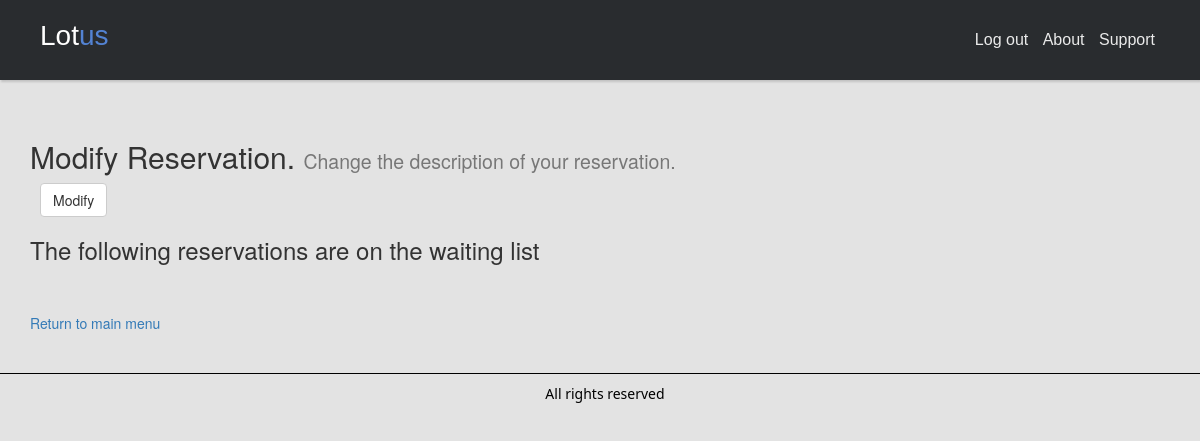
The app's page /modify_reservation.php (signed in), older data.
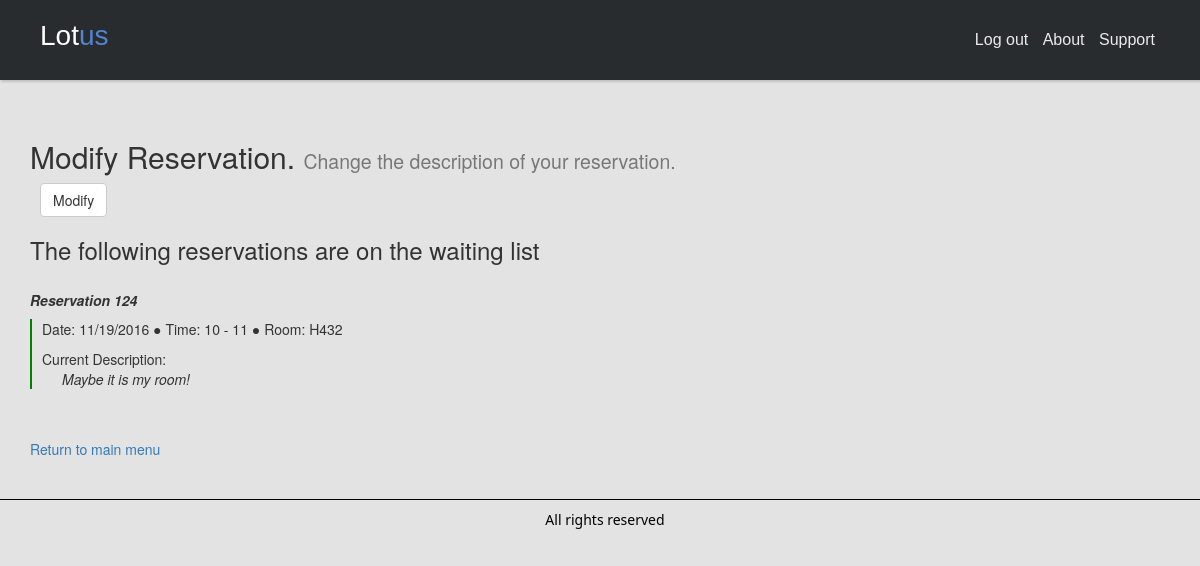
The same page, newer data.
### tables this page shows
CREATE TABLE Reservation(
  id INT (10) NOT NULL AUTO_INCREMENT,
  roomID VARCHAR (10) NOT NULL,
  loginID VARCHAR (25) NOT NULL,
  description VARCHAR (200) NOT NULL,
 
  FOREIGN KEY(roomID) REFERENCES Room(roomNumber)
      ON DELETE CASCADE
      ON UPDATE CASCADE,
  FOREIGN KEY(loginID) REFERENCES Login(userName)
      ON DELETE CASCADE
      ON UPDATE CASCADE,
  PRIMARY KEY(id)
);

CREATE TABLE TimeSlot(
  Tid INT (10) NOT NULL AUTO_INCREMENT,
  StartTime VARCHAR(10) NOT NULL,
  EndTime VARCHAR(10) NOT NULL,
  date VARCHAR (11) NOT NULL,
  ReservationID INT (10) NOT NULL,
  PRIMARY KEY(Tid),
  FOREIGN KEY(ReservationID) REFERENCES Reservation(id)
        ON DELETE CASCADE
        ON UPDATE CASCADE
);

### action_viewUserReservation.php (called while the page is built, shortened)
<?php
    include_once ('objects/WaitList.php');
    $user = $_SESSION['login_user'];
    $waitList = new WaitList();
    $waitList->updateWaitListByUser($user);
    $waitList_reservation = $waitList->getCalendar();
?>

### objects/WaitList.php (called while the page is built, shortened)
<?php
include_once (__DIR__.'/../connection.php');
include_once (__DIR__.'/TimeSlot.php');
include_once (__DIR__.'/Reservation.php');
class WaitList{
    private $reservations = [];
    public function updateWaitListByUser($user){
        $con = new Connection();
        $sql = "SELECT * FROM reservation
                    INNER JOIN timeslot ON reservation.id = timeslot.ReservationID
                    INNER JOIN waitList ON reservation.id = waitList.ReservationID
                    WHERE reservation.loginID='$user'";
        $con->setQuery($sql);
        $con->executeQuery();
        $result = $con->getResult();
        if ($result->num_rows > 0) {
            while($row = $result->fetch_assoc()) {
                $timeSlot = new TimeSlot($row["StartTime"],$row["EndTime"],$row["date"]);
                $reservation = new Reservation($row["roomID"],$timeSlot,$row["loginID"],$row["description"]);
                $reservation->setID($row["id"]);
                array_push($this->reservations, $reservation);
            }
        }
    }
    public function getCalendar(){
        $reservations = array();
        for ($i = 0; $i < sizeof($this->reservations); $i++){
            $reservation = array("room"=>$this->reservations[$i]->getRoom(),
                "start_time"=>$this->reservations[$i]->getTimeSlot()->getStart(),
                "end_time"=>$this->reservations[$i]->getTimeSlot()->getEnd(),
                "username"=>$this->reservations[$i]->getUser(),
                "description"=>$this->reservations[$i]->getDescription(),
                "date"=>$this->reservations[$i]->getTimeSlot()->getDate(),
                "id"=>$this->reservations[$i]->getID());
            array_push($reservations, $reservation);
        }
        return $reservations;
    }
}
?>

### objects/Reservation.php (called while the page is built, shortened)
<?php
include_once (__DIR__.'/../connection.php');
class Reservation{
    private $roomNumber;
    private $timeSlot;
    private $user;
    private $description;
    private $id;
    public function __construct($roomNumber, $timeSlot, $user, $description)
    {
        $this->roomNumber=$roomNumber;
        $this->timeSlot=$timeSlot;
        $this->user=$user;
        $this->description=$description;
    }
    public function getID(){
        return $this->id;
    }
    public function setID($id){
        $this->id=$id;
    }
    public function getRoom(){
        return $this->roomNumber;
    }
    public function getTimeSlot(){
        return $this->timeSlot;
    }
    public function getUser(){
        return $this->user;
    }
    public function getDescription(){
        return $this->description;
    }
}
?>

### connection.php (called while the page is built, shortened)
<?php
class Connection{
    public $servername = "localhost";
    protected $username = "root";
    protected $password = "";
    public $dbname = "conference";
    public $conn;
    protected $query;
    public function __construct()
    {
        $this->conn = new mysqli($this->servername, $this->username, $this->password, $this->dbname);
    }
    public function setQuery($query){
        $this->query=$query;
    }
    public function executeQuery(){
        $this->result=$this->conn->query($this->query);
        if($this->result){
            return true;
        }
        else{
            return false;
        }
    }
}
?>

### objects/TimeSlot.php (called while the page is built)
<?php
    class TimeSlot{
        private $startTime;
        private $endTime;
        private $date;
        public function __construct($startTime, $endTime, $date)
        {
            $this->startTime = $startTime;
            $this->endTime = $endTime;
            $this->date = $date;
        }
        public function getStart(){
            return $this->startTime;
        }
        public function getEnd(){
            return $this->endTime;
        }
        public function getDate(){
            return $this->date;
        }
    }
?>

### modify_reservation.php (the view, shortened to what this page needs)
<!DOCTYPE html>
<html lang="en">
<head>
    <link rel="stylesheet" type="text/css" href="assets/css/main.css">
    <link rel="stylesheet" href="https://maxcdn.bootstrapcdn.com/bootstrap/3.3.7/css/bootstrap.min.css">
    <link rel="stylesheet" href="https://maxcdn.bootstrapcdn.com/font-awesome/4.6.3/css/font-awesome.min.css">
    <link rel="stylesheet" type="text/css" href="assets/css/header.css">
</head>
<body style="background-color: #E3E3E3">
<header class="header-basic">
    <div class="header-limiter">
        <h1><a href="#">Lot<span>us</span></a></h1>
        <nav>
            <?php
                if(isset($_SESSION['login_user'])){
                    echo"
                                    <a href=\"logout.php\">Log out</a>
                                ";
                }else{
                    echo"
                                    <a href=\"login.php\">Log in</a>
                                ";
                }
            ?>
            <a href="#">About</a>
            <a href="#">Support</a>
        </nav>
    </div>
</header>
<div class="container" style="margin-top:40px;">
    <h2>Modify Reservation. <small>Change the description of your reservation.</small></h2>
    <?php
        include_once ('action_viewUserReservation.php');
    ?>
    <?php
            echo '<button class="btn btn-default btn-md" data-toggle="modal"
                  data-target="#modal">Modify</button>';
        echo "<h3>The following reservations are on the waiting list</h3>";
        foreach($waitList_reservation as $waitList){
            $id = $waitList['id'];
            $descp = $waitList['description'];
            $room = $waitList['room'];
            $time = $waitList['start_time'] . ' - ' . $waitList['end_time'];
            $date = $waitList['date'];
            echo '<h5><strong><i>Reservation ' . $id . '</i></strong></h5>';
            echo '<div id="display">';
            echo '<p>Date: '. $date . ' &#9679; Time: ' . $time .
                ' &#9679; Room: ' . $room . '</p>';
            echo '<p>Current Description: <br/><span style="margin-left: 20px;"><i>'
                . $descp . '</i></span></p>';
            echo '</div>';
        }
    ?>
    <br/><br/>
    <a href="booking.php">Return to main menu</a>
</div>
</body>
<footer>
    <p>All rights reserved</p>
</footer>
</body>
</html>

### assets/css/main.css (style rules this page uses)
footer { font-family: Candara,Calibri,Segoe,Segoe UI,Optima,Arial,sans-serif; font-size: 14px; font-style: normal; font-variant: normal; font-weight: 400; margin-top: 40px; clear: both; width: auto; height: 40px; padding: 10px; border-top: 1px solid #000; text-align: center; color: #000; }

### assets/css/header.css (style rules this page uses)
.header-basic { padding: 20px 40px; height: 80px; background-color: #292c2f; box-shadow: 1px 2px 2px rgba(0, 0, 0, 0.15); box-sizing: border-box; }
.header-basic .header-limiter { text-align: center; max-width: 1200px; margin: 0 auto; }
.header-basic .header-limiter h1 { line-height: 40px; float: left; margin: 0; font: normal 28px Cookie, Arial, Helvetica, sans-serif; }
.header-basic .header-limiter h1 span { color: #5383d3; }
.header-basic .header-limiter a { color: #ffffff; text-decoration: none; }
.header-basic .header-limiter nav { font:16px Arial, Helvetica, sans-serif; line-height: 40px; float: right; }
.header-basic .header-limiter nav a { display: inline-block; padding: 0 5px; text-decoration:none; color: #ffffff; font-size: 16px; opacity: 0.9; }

### modify_reservation.php (style rules this page uses)
#display { border-left: 2px solid green; border-spacing: 10px 10px; }
p { padding-left: 10px; }
h5 { margin-top: 30px; }
button { margin-left: 10px; }

Row changes from the older to the newer data that the page shows:
added reservation: id "124", timeslot.date "11/19/2016", timeslot.StartTime+EndTime "10 - 11", roomID "H432", description "Maybe it is my room!"
